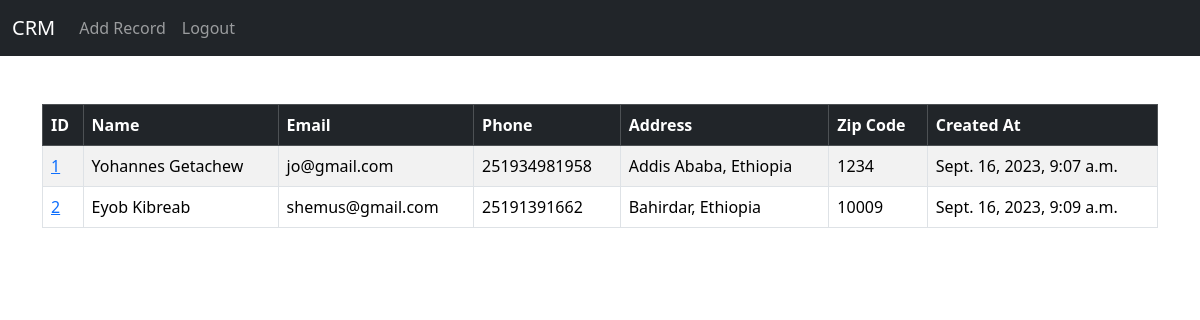
Before: / (signed in) with the older database file.
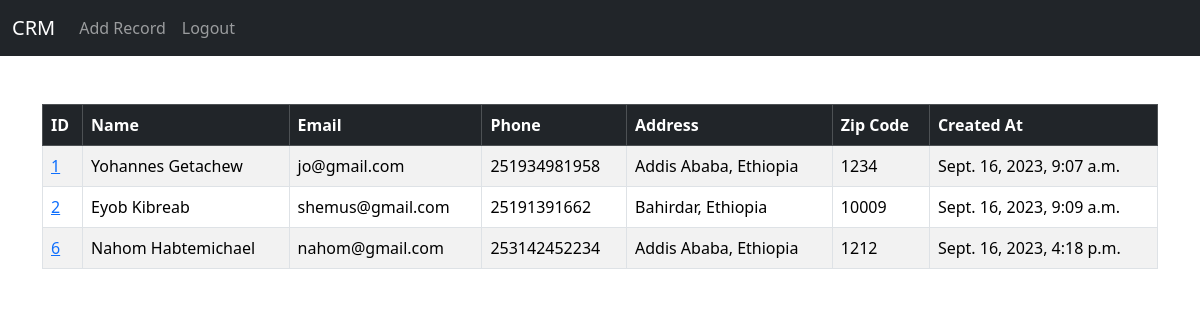
After: the same page with the newer database file.
### crmApp/models.py (models this page shows, shortened)
class Record(models.Model):
    created_at = models.DateTimeField(auto_now_add=True)
    first_name = models.CharField(max_length=50)
    last_name = models.CharField(max_length=50)
    email = models.CharField(max_length=70)
    phone = models.CharField(max_length=15)
    address = models.CharField(max_length=40)
    city = models.CharField(max_length=50)
    state = models.CharField(max_length=30)
    zipcode = models.CharField(max_length=20)

### crmApp/views.py (the view)
# urls.py: path('', views.home, name='home'),
def home(request):
    records = Record.objects.all()
    if request.method == 'POST':
        username = request.POST['username']
        password = request.POST['password']
        user = authenticate(request, username=username, password=password)
        if user is not None:
            login(request, user)
            messages.success(request, "You have successfully Login ...")
            return redirect('home')
        else:
            messages.success(request, "There was an error logging in. Please try again...")
            return redirect('home')
    else:
        return render(request, 'home.html', {'records': records})

### crmApp/templates/home.html (shortened to what this page needs)
{% extends 'base.html' %}
{% block content %}
    {% if user.is_authenticated %}
        <br/>
        {% if records %}
                <table class="table table-striped table-hover table-bordered">
                    <thead class="table-dark">
                      <tr>
                        <th scope="col">ID</th>
                        <th scope="col">Name</th>
                        <th scope="col">Email</th>
                        <th scope="col">Phone</th>
                        <th scope="col">Address</th>
                        <th scope="col">Zip Code</th>
                        <th scope="col">Created At</th>
                      </tr>
                    </thead>
                    <tbody>
                        {% for record in records %}
                        <tr>
                            <td><a href="{% url 'record' record.id %}">{{ record.id }}</a></td>
                            <td>{{ record.first_name }} {{ record.last_name }}</td>
                            <td>{{ record.email }}</td>
                            <td>{{ record.phone }}</td>
                            <td>{{ record.address }}</td>
                            <td>{{ record.zipcode }}</td>
                            <td>{{ record.created_at }}</td>
                        </tr>
                        {% endfor %}
                    </tbody>
                  </table>
        {% endif %}
    {% endif %}
{% endblock %}

### crmApp/templates/base.html (shortened to what this page needs)
<!doctype html>
<html lang="en">
  <head>
    <link href="https://cdn.jsdelivr.net/npm/bootstrap@5.3.1/dist/css/bootstrap.min.css" rel="stylesheet">
  </head>
  <body>
    {% include 'navbar.html' %}
    <div class="container">
        <br/>
        {% block content %}
        {% endblock %}
    </div>
  </body>
</html>

### crmApp/templates/navbar.html (shortened to what this page needs)
<nav class="navbar navbar-expand-lg navbar-dark bg-dark">
    <div class="container-fluid">
      <a class="navbar-brand" href="{% url 'home' %}">CRM</a>
      <div class="collapse navbar-collapse" id="navbarSupportedContent">
        <ul class="navbar-nav me-auto mb-2 mb-lg-0">
            {% if user.is_authenticated %}
                <li>
                  <a class="nav-link" href="{% url 'add_record' %}">Add Record</a>
                </li>
                <li class="nav-item">
                    <a class="nav-link" href="{% url 'logout_user' %}">Logout</a>
                </li>
            {% endif %}
        </ul>
      </div>
    </div>
  </nav>

Changed rows visible on the page:
added Record: id "6", first_name "Nahom", last_name "Habtemichael", email "nahom@gmail.com", phone "253142452234", address "Addis Ababa, Ethiopia", zipcode "1212", created_at "Sept. 16, 2023, 4:18 p.m."
